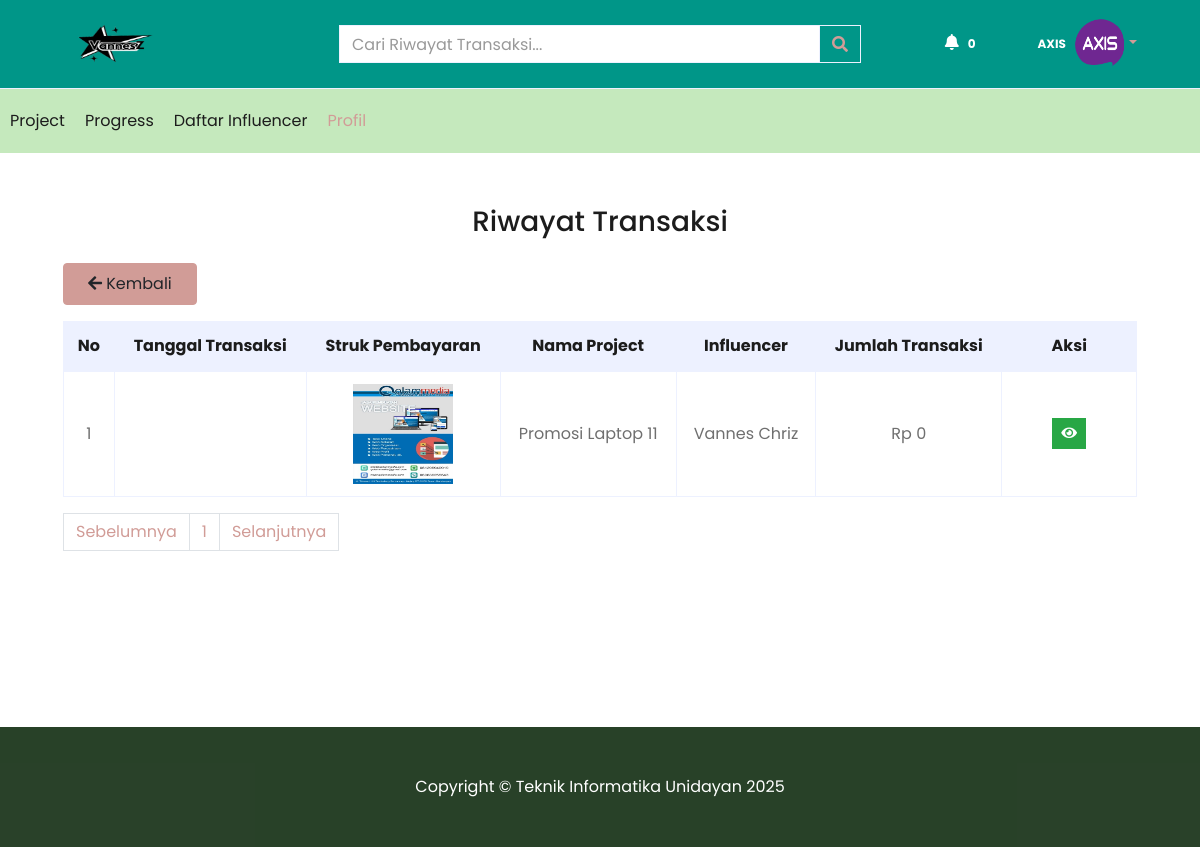
Page /vneszinfluencer/brand/riwayattransaksi.php (signed in) on the committed database.
### tables this page shows
CREATE TABLE `tabel_akun_brand` (
  `id_brand` int(11) NOT NULL,
  `nama_brand` varchar(30) NOT NULL,
  `username` varchar(50) NOT NULL,
  `password` varchar(50) NOT NULL,
  `foto_profil` varchar(30) NOT NULL,
  `email` varchar(30) NOT NULL,
  `nomor_telepon` varchar(15) NOT NULL
);

CREATE TABLE `tabel_progress_project` (
  `id_progress` int(11) NOT NULL,
  `waktu_pengajuan` varchar(20) NOT NULL,
  `waktu_posting` varchar(20) NOT NULL,
  `waktu_pembayaran` varchar(20) NOT NULL,
  `waktu_pengeditan` varchar(20) NOT NULL,
  `logo_brand` varchar(30) NOT NULL,
  `nama_brand` varchar(30) NOT NULL,
  `nama_project` varchar(150) NOT NULL,
  `kategori` varchar(30) NOT NULL,
  `lama_kontrak` varchar(20) NOT NULL,
  `kriteria_project` text NOT NULL,
  `gaji_influencer` varchar(30) NOT NULL,
  `nama_influencer` varchar(30) NOT NULL,
  `link_draft` text NOT NULL,
  `link_bukti_post` text NOT NULL,
  `revisi` varchar(200) NOT NULL,
  `status_project` varchar(20) NOT NULL,
  `nomor_rekening` varchar(20) NOT NULL,
  `struk_bukti_pembayaran` varchar(30) NOT NULL
);

### vneszinfluencer/brand/riwayattransaksi.php (the view, shortened to what this page needs)
<?php
include '../koneksidb.php';
$user = $_SESSION['username'];
$pass = $_SESSION['password'];
$cari_transaksi = "";
$result = mysqli_query($db, "SELECT * FROM tabel_akun_brand where username = '$user' and password = '$pass'");
$akun_brand = mysqli_fetch_array($result);
if(isset($_POST['cari_transaksi'])){
    $cari_transaksi = $_POST['cari_transaksi'];
    $batas = 10;
	$halaman = isset($_GET['halaman'])?(int)$_GET['halaman'] : 1;
	$halaman_awal = ($halaman>1) ? ($halaman * $batas) - $batas : 0;
	$previous = $halaman - 1;
	$next = $halaman + 1;
    $result2 = mysqli_query($db, "SELECT * FROM tabel_progress_project");
    $jumlah_data = mysqli_num_rows($result2);
	$total_halaman = ceil($jumlah_data / $batas);
    $riwayattransaksi = mysqli_query($db, "SELECT * FROM tabel_progress_project where nama_project LIKE '%".$_POST['cari_transaksi']."%' AND nama_brand='".$akun_brand['nama_brand']."' AND status_project='Dibayar' ORDER by waktu_pembayaran DESC limit $halaman_awal, $batas");
    $nomor = $halaman_awal+1;
}else{
    $batas = 10;
	$halaman = isset($_GET['halaman'])?(int)$_GET['halaman'] : 1;
	$halaman_awal = ($halaman>1) ? ($halaman * $batas) - $batas : 0;
	$previous = $halaman - 1;
	$next = $halaman + 1;
    $result2 = mysqli_query($db, "SELECT * FROM tabel_progress_project");
    $jumlah_data = mysqli_num_rows($result2);
	$total_halaman = ceil($jumlah_data / $batas);
    $riwayattransaksi = mysqli_query($db, "SELECT * FROM tabel_progress_project where nama_brand='".$akun_brand['nama_brand']."' AND status_project='Dibayar' ORDER by waktu_pembayaran DESC limit $halaman_awal, $batas");
    $nomor = $halaman_awal+1;
}
?>
<!DOCTYPE html>
<html lang="en">
<head>
    <link href="https://cdnjs.cloudflare.com/ajax/libs/font-awesome/5.10.0/css/all.min.css" rel="stylesheet">
    <link href="../lib/owlcarousel/assets/owl.carousel.min.css" rel="stylesheet">
    <link href="../css/style.css" rel="stylesheet">
</head>
<body>
    <div class="container-fluid" style="background-color: #009688;">
        <div class="row align-items-center py-1 px-xl-5">
            <div class="col-lg-3 d-none d-lg-block">
                <a href="" class="text-decoration-none">
                    <h1 class="m-0 display-5 font-weight-semi-bold"><img src="logoaplikasi.png" alt="" width="100" height="80"></h1>
                </a>
            </div>
            <div class="col-lg-6 col-6 text-left">
                <form action="riwayattransaksi.php" method="post">
                    <div class="input-group">
                        <input type="text" class="form-control" placeholder="Cari Riwayat Transaksi..." name="cari_transaksi" value="<?= $cari_transaksi;?>">
                        <div class="input-group-append">
                            <span class="input-group-text bg-transparent text-primary">
                                <i class="fa fa-search"></i>
                            </span>
                        </div>
                    </div>
                </form>
            </div>
            <div class="col-lg-3 col-6 text-right">
                <a href="notifikasi.php" class="mr-5">
                    <i class="fas fa-bell text-white"></i>
                    <span class="badge text-white">
                    <?php
                    if(isset($_SESSION['jumlah_notifikasi'])){
                        echo $_SESSION['jumlah_notifikasi'];
                    }else{
                        echo 0;
                    }
                    ?>
                    </span>
                </a>
                <a href="">
                    <span class="badge text-white"><?= $akun_brand['nama_brand'];?></span>
                    <a href="#" class=" dropdown-toggle" data-toggle="dropdown"> <img class="rounded-circle" alt="avatar1" src="gambar/<?= $akun_brand['foto_profil'];?>" width="50" height="50"/></a>
                </a>
            </div>
        </div>
    </div>
    <div class="container-fluid mb-1">
        <div class="row border-top px-0">
            <div class="col-lg-12 px-0">
                <nav class="navbar navbar-expand-lg navbar-light py-lg-0 px-0" style="background-color:rgba(185, 228, 175, 0.82);">
                    <div class="collapse navbar-collapse justify-content-between" id="navbarCollapse">
                        <div class="navbar-nav mr-auto py-0">
                            <a href="project.php" class="nav-item nav-link">Project</a>
                            <a href="progress.php" class="nav-item nav-link">Progress</a>
                            <a href="daftarinfluencer.php" class="nav-item nav-link">Daftar Influencer</a>
                            <a href="profil.php" class="nav-item nav-link active">Profil</a>
                        </div>
                    </div>
                </nav>
            </div>
        </div>
    </div>
    <div class="container-fluid pt-5 py-5">
        <div class="row px-xl-5 pb-3">
        <div class="col-lg-12">
            <div class="text-center mb-4">
                <h3><span class="px-2">Riwayat Transaksi</span></h3>
            </div>
            <button class="btn btn-primary py-2 px-4 mb-3 rounded" type="submit" id="sendMessageButton" onclick="window.location='profil.php';"><i class="fa fa-arrow-left"></i> Kembali</button>
        </div>
        <div class="col-lg-12 table-responsive mb-5">
                <table class="table table-bordered text-center mb-0">
                    <thead class="bg-secondary text-dark">
                        <tr>
                            <th>No</th>
                            <th>Tanggal Transaksi</th>
                            <th>Struk Pembayaran</th>
                            <th>Nama Project</th>
                            <th>Influencer</th>
                            <th>Jumlah Transaksi</th>
                            <th>Aksi</th>
                        </tr>
                    </thead>
                    <tbody class="align-middle">
                        <?php while($data_progress_project = mysqli_fetch_array($riwayattransaksi)) { ?>
                        <tr>
                            <td class="align-middle"><?= $nomor; ?></td>
                            <td class="align-middle"><?= $data_progress_project['waktu_pembayaran']; ?></td>
                            <td class="align-middle"><img src="gambar/<?= $data_progress_project['struk_bukti_pembayaran']; ?>" alt="" width="100" height="100"></td>
                            <td class="align-middle"><?= $data_progress_project['nama_project']; ?></td>
                            <td class="align-middle"><?= $data_progress_project['nama_influencer']; ?></td>
                            <td class="align-middle">Rp <?= number_format($data_progress_project['gaji_influencer'], 0, ',', '.'); ?></td>
                            <td class="align-middle">
                            <div class="input-group quantity mx-auto" style="width: 100px;">
                                    <div class="input-group-btn mx-auto">
                                        <a href="detailriwayattransaksi.php?id=<?= $data_progress_project['id_progress'];?>" class="btn btn-sm btn-success" title="Detail">
                                        <i class="fa fa-eye"></i>
                                        </a>
                                    </div>
                                </div>
                            </td>
                        </tr>
                        <?php $nomor++; }?>
                    </tbody>
                </table>
                <nav>
                                    <ul class="pagination mt-3">
                                        <li class="page-item">
                                            <a class="page-link" <?php if($halaman > 1){ echo "href='?halaman=$previous'"; } ?>>Sebelumnya</a>
                                        </li>
                                        <?php
                                        for($x=1;$x<=$total_halaman;$x++){
                                            ?>
                                            <li class="page-item"><a class="page-link" href="?halaman=<?php echo $x ?>"><?php echo $x; ?></a></li>
                                            <?php
                                        }
                                        ?>
                                        <li class="page-item">
                                            <a  class="page-link" <?php if($halaman < $total_halaman) { echo "href='?halaman=$next'"; } ?>>Selanjutnya</a>
                                        </li>
                                    </ul>
                                </nav>
            </div>
        </div>
    </div>
    <div class="container-fluid text-white mt-5 pt-5 pb-5" style="background-color:rgba(11, 39, 11, 0.88);">
        <div class="row mx-xl-12 py-0">
            <div class="col-md-12 px-xl-0">
                <p class="mb-md-0 text-center text-white">
                    Copyright &copy; Teknik Informatika Unidayan 2025
                </p>
            </div>
        </div>
    </div>
</body>
</html>

### rows in the picture
tabel_akun_brand: nama_brand "AXIS", foto_profil (picture)
tabel_progress_project: struk_bukti_pembayaran (picture), nama_project "Promosi Laptop 11", nama_influencer "Vannes Chriz", gaji_influencer "0"
